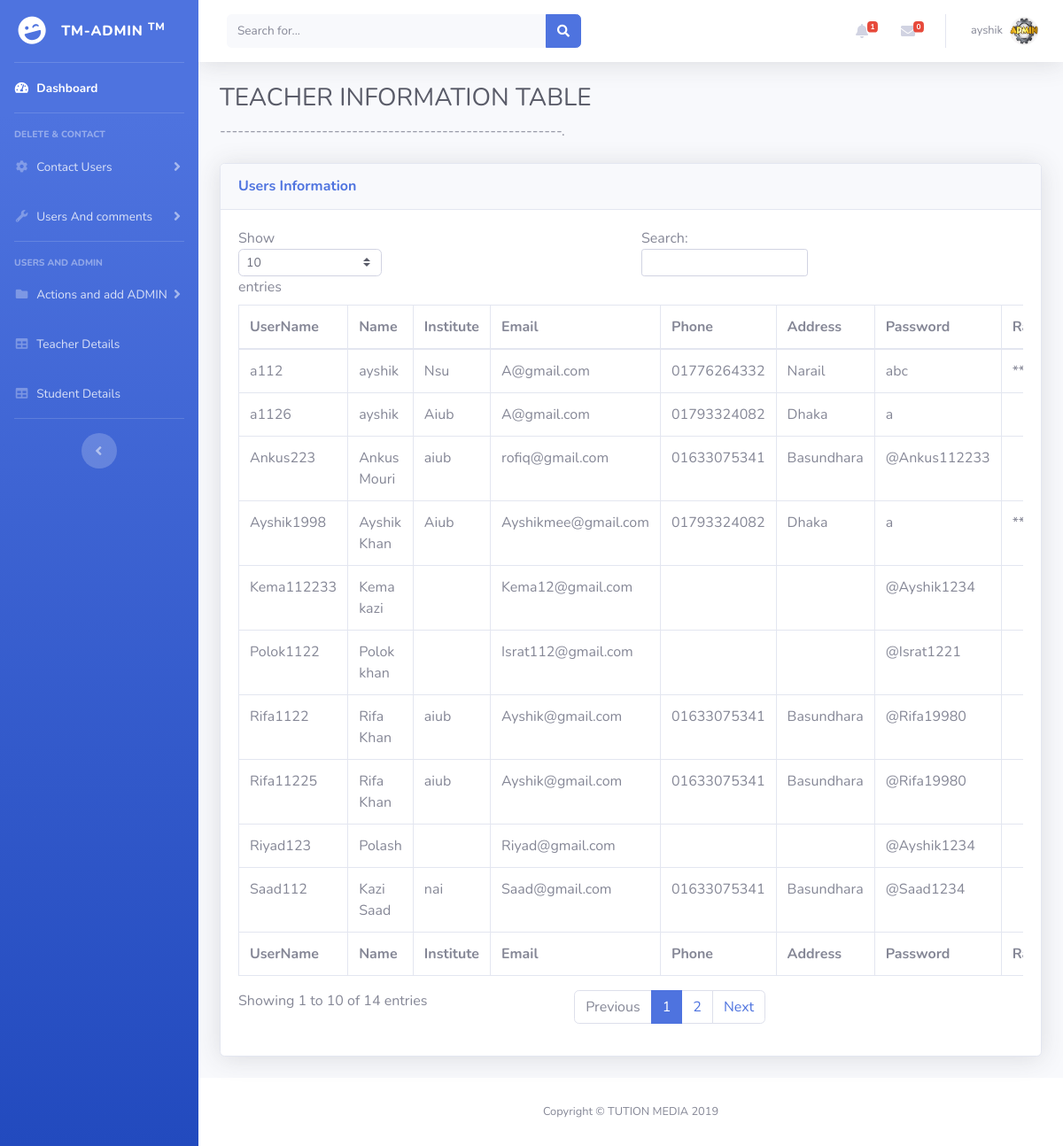
Before: /views/Adash/views/tdetails.php (signed in) with the older database file.
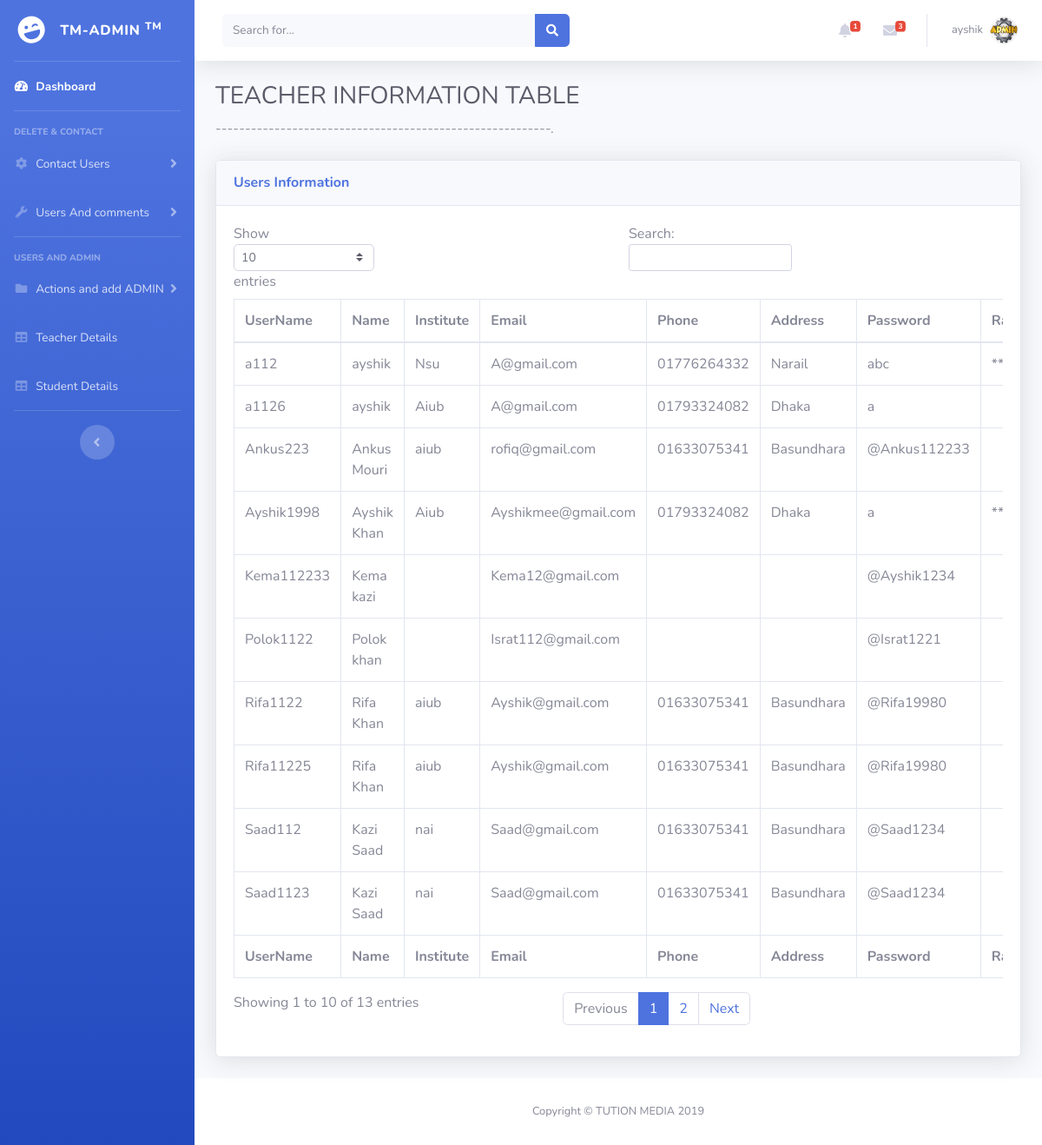
After: the same page with the newer database file.
### tables this page shows
CREATE TABLE `teacher` (
  `UserName` varchar(200) NOT NULL,
  `Name` varchar(200) NOT NULL,
  `Institute` varchar(200) NOT NULL,
  `Type` varchar(50) NOT NULL,
  `Email` varchar(50) NOT NULL,
  `Phone` varchar(50) NOT NULL,
  `Address` varchar(100) NOT NULL,
  `Password` varchar(20) NOT NULL,
  `Gender` varchar(10) NOT NULL,
  `Picture` varchar(200) NOT NULL,
  `Rating` varchar(20) NOT NULL
);

### views/Adash/models/db_connect.php (called while the page is built, shortened)
<?php
	 $serverName="localhost";
	 $userName="root";
	 $password="";
	 $dbName="tm";
	function get($query)
	{
        $data=array();
		global $serverName,$userName,$password,$dbName;
		$conn = mysqli_connect( $serverName, $userName, $password, $dbName);
        $result=mysqli_query($conn,$query);
        if(mysqli_num_rows($result) > 0)
        {
            while($row = mysqli_fetch_assoc($result))
            {
                $entity=array();
                foreach($row as $k=>$v)
                {
                    $entity[$k] = $row[$k];
                }
                $data[] = $entity;
            }
        }
		return $data;
	}
?>

### views/Adash/controler/acont.php (called while the page is built, shortened)
<?php
  require_once '../models/db_connect.php';
  function gettteacher()
  {
    $query ="SELECT * FROM teacher";
    $products = get($query);
    return $products;
  }
?>

### views/Adash/views/tdetails.php (the view, shortened to what this page needs)
<?php
include('Dashboard/header.php');
include('Dashboard/navbar.php');
$products = gettteacher();
$servername = "localhost";
$username = "root";
$password = "";
$dbname = "tm";
$conn = mysqli_connect($servername, $username, $password, $dbname);
if($query="SELECT count(Sl) AS total FROM notification WHERE Status='unread'"){
  $result=mysqli_query($conn,$query);
  $values=mysqli_fetch_assoc($result);
  $unread=$values["total"];
}
if($query="SELECT count(Sl) AS total FROM ainbox WHERE Status='unread'"){
  $result=mysqli_query($conn,$query);
  $values=mysqli_fetch_assoc($result);
  $unreadmassage=$values["total"];
}
?>
    <div id="content-wrapper" class="d-flex flex-column">
      <div id="content">
        <nav class="navbar navbar-expand navbar-light bg-white topbar mb-4 static-top shadow">
          <form class="d-none d-sm-inline-block form-inline mr-auto ml-md-3 my-2 my-md-0 mw-100 navbar-search">
            <div class="input-group">
              <input type="text" class="form-control bg-light border-0 small" placeholder="Search for..." aria-label="Search" aria-describedby="basic-addon2">
              <div class="input-group-append">
                <button class="btn btn-primary" type="button">
                  <i class="fas fa-search fa-sm"></i>
                </button>
              </div>
            </div>
          </form>
          <ul class="navbar-nav ml-auto">
            <li class="nav-item dropdown no-arrow mx-1">
              <a class="nav-link dropdown-toggle" href="#" id="alertsDropdown"  role="button" data-toggle="dropdown" aria-haspopup="true" aria-expanded="false">
                <i class="fas fa-bell fa-fw"></i>
                <span class="badge badge-danger badge-counter"><?php echo $unread ; ?></span>
              </a>
            </li>
            <li class="nav-item dropdown no-arrow mx-1">
              <a class="nav-link dropdown-toggle" href="#" id="messagesDropdown" role="button" data-toggle="dropdown" aria-haspopup="true" aria-expanded="false">
                <i class="fas fa-envelope fa-fw"></i>
                <span class="badge badge-danger badge-counter"><?php echo $unreadmassage ; ?></span>
              </a>
            </li>
            <li class="nav-item dropdown no-arrow">
              <a class="nav-link dropdown-toggle" href="#" id="userDropdown" role="button" data-toggle="dropdown" aria-haspopup="true" aria-expanded="false">
                <span class="mr-2 d-none d-lg-inline text-gray-600 small"><?php echo $_SESSION["loggedinuser"];?></span>
                <img class="img-profile rounded-circle" src="../storage/product_image/Admin.jpg">
              </a>
            </li>
          </ul>
        </nav>
        <div class="container-fluid">
          <h1 class="h3 mb-2 text-gray-800">TEACHER INFORMATION TABLE</h1>
          <p class="mb-4">---------------------------------------------------------<a target="_blank" href=""></a>.</p>
          <div class="card shadow mb-4">
            <div class="card-header py-3">
              <h6 class="m-0 font-weight-bold text-primary">Users Information</h6>
            </div>
            <div class="card-body">
              <div class="table-responsive">
                <table class="table table-bordered" id="dataTable" width="100%" cellspacing="0">
                  <thead>
                    <tr>
                      <th>UserName</th>
                        <th>Name</th>
                      <th>Institute</th>
                      <th>Email</th>
                  <th>Phone</th>
                  <th>Address</th>
                  <th>Password</th>
                  <th>Rating</th>
                    </tr>
                  </thead>
                  <tfoot>
                    <tr>
                      <th>UserName</th>
                        <th>Name</th>
                      <th>Institute</th>
                      <th>Email</th>
                  <th>Phone</th>
                  <th>Address</th>
                  <th>Password</th>
                    <th>Rating</th>
                    </tr>
                  </tfoot>
                  <tbody>
                      <?php
                        foreach($products as $product)
                        {
                          echo "<tr>";
                            echo "<td>".$product["UserName"]."</td>";
                              echo "<td>".$product["Name"]."</td>";
                            echo "<td>".$product["Institute"]."</td>";
                    echo "<td>".$product["Email"]."</td>";
                      echo "<td>".$product["Phone"]."</td>";
                              echo "<td>".$product["Address"]."</td>";
                            echo "<td>".$product["Password"]."</td>";
                  echo "<td>".$product["Rating"]."</td>";
                          echo "</tr>";
                        }
                      ?>
                  </tbody>
                </table>
              </div>
            </div>
          </div>
        </div>
      </div>
            <?php
            include('Dashboard/footer.php');
            ?>

### views/Adash/views/Dashboard/header.php (shortened to what this page needs)
<?php
include('../controler/acont.php');
?>
 <!DOCTYPE html>
 <html lang="en">
 <head>
   <link href="vendor/fontawesome-free/css/all.min.css" rel="stylesheet" type="text/css">
   <link href="css/sb-admin-2.min.css" rel="stylesheet">
 </head>
 <body id="page-top">
   <div id="wrapper">

### views/Adash/views/Dashboard/navbar.php (shortened to what this page needs)
<!DOCTYPE html>
<ul class="navbar-nav bg-gradient-primary sidebar sidebar-dark accordion" id="accordionSidebar">
  <a class="sidebar-brand d-flex align-items-center justify-content-center" href="Dashboard.php">
    <div class="sidebar-brand-icon rotate-n-15">
      <i class="fas fa-laugh-wink"></i>
    </div>
    <div class="sidebar-brand-text mx-3">TM-ADMIN <sup>TM</sup></div>
  </a>
  <hr class="sidebar-divider my-0">
  <li class="nav-item active">
    <a class="nav-link" href="Dashboard.php">
      <i class="fas fa-fw fa-tachometer-alt"></i>
      <span>Dashboard</span></a>
  </li>
  <hr class="sidebar-divider">
  <div class="sidebar-heading">
    Delete & Contact
  </div>
  <li class="nav-item">
    <a class="nav-link collapsed" href="#" data-toggle="collapse" data-target="#collapseTwo" aria-expanded="true" aria-controls="collapseTwo">
      <i class="fas fa-fw fa-cog"></i>
      <span>Contact Users</span>
    </a>
  </li>
  <li class="nav-item">
    <a class="nav-link collapsed" href="#" data-toggle="collapse" data-target="#collapseUtilities" aria-expanded="true" aria-controls="collapseUtilities">
      <i class="fas fa-fw fa-wrench"></i>
      <span>Users And comments</span>
    </a>
  </li>
  <hr class="sidebar-divider">
  <div class="sidebar-heading">
    Users and admin
  </div>
  <li class="nav-item">
    <a class="nav-link collapsed" href="#" data-toggle="collapse" data-target="#collapsePages" aria-expanded="true" aria-controls="collapsePages">
      <i class="fas fa-fw fa-folder"></i>
      <span>Actions and add ADMIN</span>
    </a>
  </li>
  <li class="nav-item">
    <a class="nav-link" href="tdetails.php">
      <i class="fas fa-fw fa-table"></i>
      <span>Teacher Details</span></a>
  </li>
  <li class="nav-item">
    <a class="nav-link" href="sdetails.php">
      <i class="fas fa-fw fa-table"></i>
      <span>Student Details</span></a>
  </li>
  <hr class="sidebar-divider d-none d-md-block">
  <div class="text-center d-none d-md-inline">
    <button class="rounded-circle border-0" id="sidebarToggle"></button>
  </div>
</ul>

### views/Adash/views/Dashboard/footer.php
 <!DOCTYPE html>
 <footer class="sticky-footer bg-white">
   <div class="container my-auto">
     <div class="copyright text-center my-auto">
       <span>Copyright &copy; TUTION MEDIA 2019</span>
     </div>
   </div>
 </footer>
</div>
</body>
</html>

Changed rows visible on the page:
removed teacher: UserName "Riyad123", Name "Polash", Email "Riyad@gmail.com", Password "@Ayshik1234"
now on this page (row unchanged): teacher: UserName "Saad1123", Name "Kazi Saad", Institute "nai", Email "Saad@gmail.com", Phone "01633075341", Address "Basundhara", Password "@Saad1234"
Other visible differences:
$unreadmassage: "0" → "3"
text written by a page script: "Show entries Search: Showing 1 to 10 of 14 entries Previous 1 2 Next" → "Show entries Search: Showing 1 to 10 of 13 entries Previous 1 2 Next"
